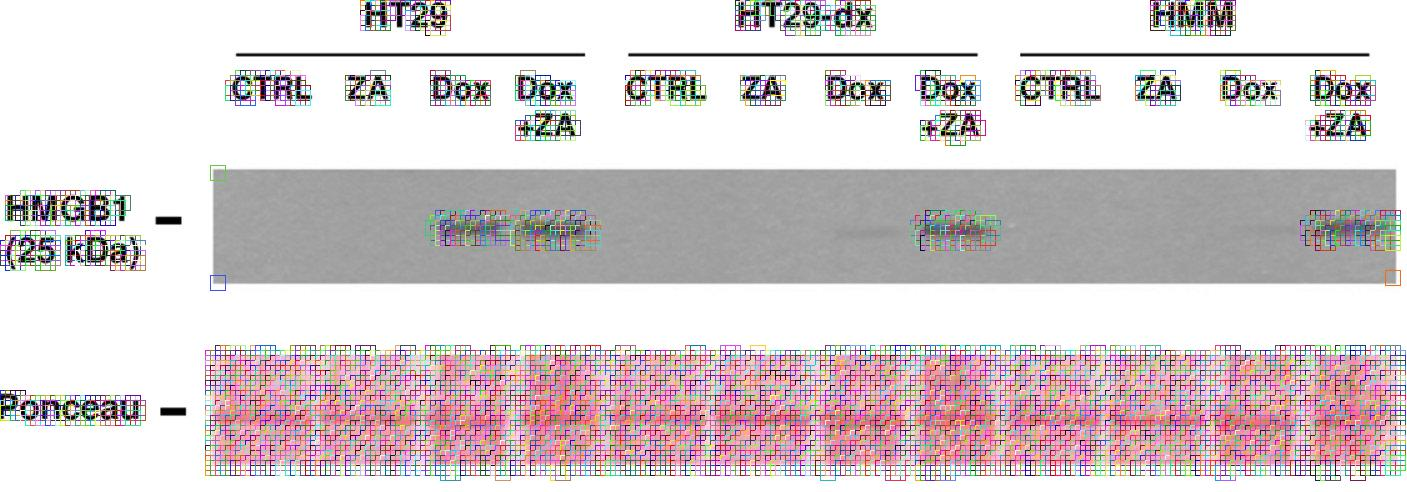
#> input picture done_example.jpeg, 1407 x 492 px
$ python main.py done_example.jpeg
#> lines starting #> are read from the running program, lines starting #| are printed output that depends on the picture
#! usr/bin/env python3

"""Aim of the project - write a simple script to check if there are identical
parts/chunks of pixels within one picture. The intention is to find e.g photoshoped
bands in scientific publications"""

'''Basic principle. first rough approach: Split picture into 15x15 pixel chunks.
compose a "Hash" from the pixel values, compare the values. If there are two Hashes
exactly the same, mark it on the image. Later, use a BLAST-like approach
to find the whole area from a seed-area'''

from PIL import Image, ImageDraw
from collections import defaultdict, Counter
import random
from scipy.stats import entropy
import sys


class Chunk():
    """This class stores the overlapping blocks as one chunk, replacing the older block-structure"""
    def __init__(self, block):
        self.blocks = [block]

    def find_coordinates(self):
        self.x1 = min([blk.x1 for blk in self.blocks]) -5
        self.x2 = max([blk.x2 for blk in self.blocks]) +5
        self.y1 = min([blk.y1 for blk in self.blocks]) -5
        self.y2 = max([blk.y2 for blk in self.blocks]) +5

class Block():
    """
The Block-class is the most important class of this script. It saves the
information of the pixels as a "hash" and stores the coordinates of the block on
the picture.the hashes are later used to determine equal content among the blocks
    """

    def __init__(self,image,x1,y1,x2,y2):
        self.image = image
        self.x1 = x1
        self.x2 = x2
        self.y1 = y1
        self.y2 = y2
        self.crop = image.crop((x1,y1,x2,y2))
        self.entropy = self.get_entropy()
        self.assigned_to_chunk = False
        self.crossing_blocks = []
        global window
        global slide

    def get_entropy(self):
        """This calculates the shannon-entropy of the pixel values in the picture to filter out the
        most noisy chunks. Most evenly distributed colors mean heigh shannon entropy"""
        pix_values = []
        px = self.crop.load()
        width, height = window, window
        for i in range(width):
            for j in range(height):
                pix_values.append("".join([str(x) for x in px[i,j]]))
        length = len(pix_values)
        self.counter = Counter(pix_values)
        count = self.counter
        for key in count:
            count[key] = count[key]/length
        return entropy(list(count.values()))

    def get_coords_within(self):
        coords = []
        for i in range(self.x1,self.x1+window, slide):
            for j in range(self.y1,self.y1+window,slide):
                coords.append((i,j))
        return coords

    def calc_hist(self):
        return is_uniform(list(self.counter.values()))

    def check_intercept(self, block):
        """This method is later used to get the network of blocks... For now it is not used
        any further"""
        upper_block = self if self.y1<block.y1 else block
        lower_block = self if self.y1>block.y1 else block

        if(upper_block.y2 > lower_block.y1):
            if(lower_block.x2 > upper_block.x1 and lower_block.x1 < upper_block.x2):
                return True
        return False


"""Main"""
#global variables

blocklist = []
coord_block_dict1 = {}
coord_block_dict2 = {}
coord_block_dict3 = {}
coord_block_dict4 = {}

window = 30
slide = 15
thresh = 3

#open the image
im = Image.open(sys.argv[1])
#> im is the input picture: PIL image 1407x492 RGB; mean R, G, B 214.5, 205.3, 207.4

#For the status window
m = 0
for x in range(0,im.size[0]-window,slide):
    for y in range(0,im.size[1]-window,slide):
        m+=1
#> after the loop, m = 2852

#The analysis
n = 0
for x in range(0,im.size[0]-window,slide):
    for y in range(0,im.size[1]-window,slide):
        n+=1
        print("Analyze Moving Frame",n,"/",m, end = "\r")
        #create a subimage
        block = Block(im, x,y,x+window,y+window)
        if(block.entropy > thresh):
            #save the block
            blocklist.append(block)
            coord_block_dict1[(block.x1,block.y1)]=block
            coord_block_dict2[(block.x1,block.y2)]=block
            coord_block_dict3[(block.x2,block.y1)]=block
            coord_block_dict4[(block.x2,block.y2)]=block
            #find crossing blocks
            for cord in block.get_coords_within():
                for blockdict in [coord_block_dict1,coord_block_dict2,coord_block_dict3,coord_block_dict4]:
                    try:
                        crossing_block = blockdict[cord]
                        block.crossing_blocks.append(crossing_block)
                        crossing_block.crossing_blocks.append(block)
                    except KeyError:
                        pass
#> this loop made 92 passes
#> pass 1, in __init__ (call 12), `self.crop = image.crop((x1,y1,x2,y2))`:
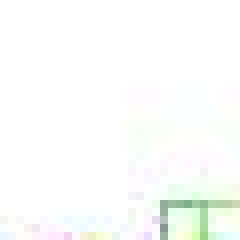
#> self.crop: PIL image 30x30 RGB (shown 8 times larger); mean R, G, B 251.1, 253, 251
#> pass 1, in __init__ (call 13), `self.crop = image.crop((x1,y1,x2,y2))`:
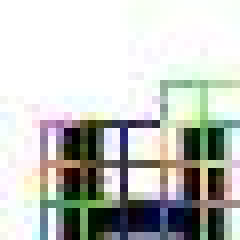
#> self.crop: PIL image 30x30 RGB (shown 8 times larger); mean R, G, B 194, 196.6, 191.7

print("")
print("Found Complex Blocks: ",len(blocklist))
#Now find chunks
#recursive block-finder
def get_blocks(block):
    blocks = block.crossing_blocks
    for blk in blocks:
        if(not blk.assigned_to_chunk):
            blk.assigned_to_chunk = True
            blocks.extend(get_blocks(blk))
    return blocks

chunklist = []
for block in blocklist:
    if(block.assigned_to_chunk == False):
        chunk = Chunk(block)
        block.assigned_to_chunk == True
        chunk.blocks.extend(get_blocks(block))
        chunklist.append(chunk)
print("Found Clusters: ",len(chunklist))

#Find and exclude Text
from pytesseract import image_to_string
print("Exclude text and draw")

draw = ImageDraw.Draw(im)
for chunk in chunklist:
    chunk.find_coordinates()
    subim = im.crop((chunk.x1,chunk.y1,chunk.x2,chunk.y2))
#> (the run stopped early here; a loop or call above may not have finished)
